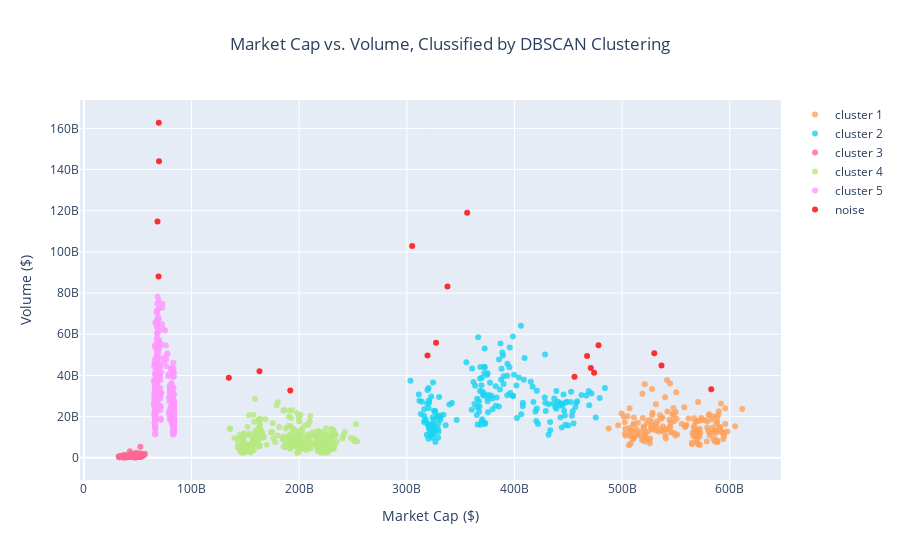

Write notebook code for a chart like this one.
### Code cell
# Plot Scatter Plot of Market Cap vs. Volume, Clussified by DBSCAN Clustering
fig = go.Figure()

clusters_colors = px.colors.qualitative.Plotly
for i, cluster in enumerate(crypto_data['cluster_dbscan'].unique()):
    if cluster == 'noise':
        cluster_color = 'red'
    else:
        cluster_color = clusters_colors[i + 4]
    fig.add_trace(
        go.Scatter(
            x=crypto_data[crypto_data['cluster_dbscan'] == cluster]['market_cap'], 
            y=crypto_data[crypto_data['cluster_dbscan'] == cluster]['volume'],
            mode='markers', 
            name=cluster,
            marker=dict(opacity=0.8, color=cluster_color)))

fig.update_layout(
    title='Market Cap vs. Volume, Clussified by DBSCAN Clustering',
    title_x=0.5,
    xaxis_title='Market Cap ($)',
    yaxis_title='Volume ($)',    
)

### Figure 1 — Plotly figure (JSON) as saved in the notebook; plotly's stock layout.template omitted (floating-point values rounded to 4 significant figures; data arrays with more than 128 entries replaced by an {"elided": "..."} marker saying what was removed)
{"data": [{"marker": {"color": "#FFA15A", "opacity": 0.8}, "mode": "markers", "name": "cluster 1", "type": "scatter", "x": {"elided": "166 float values"}, "y": {"elided": "166 float values"}}, {"marker": {"color": "#19D3F3", "opacity": 0.8}, "mode": "markers", "name": "cluster 2", "type": "scatter", "x": {"elided": "185 float values"}, "y": {"elided": "185 float values"}}, {"marker": {"color": "#FF6692", "opacity": 0.8}, "mode": "markers", "name": "cluster 3", "type": "scatter", "x": {"elided": "364 float values"}, "y": {"elided": "364 float values"}}, {"marker": {"color": "#B6E880", "opacity": 0.8}, "mode": "markers", "name": "cluster 4", "type": "scatter", "x": {"elided": "361 float values"}, "y": {"elided": "361 float values"}}, {"marker": {"color": "#FF97FF", "opacity": 0.8}, "mode": "markers", "name": "cluster 5", "type": "scatter", "x": {"elided": "360 float values"}, "y": {"elided": "360 float values"}}, {"marker": {"color": "red", "opacity": 0.8}, "mode": "markers", "name": "noise", "type": "scatter", "x": [474000000000.0, 356000000000.0, 327100000000.0, 69530000000.0, 305000000000.0, 69360000000.0, 68350000000.0, 319200000000.0, 191700000000.0, 529800000000.0, 455800000000.0, 134600000000.0, 69770000000.0, 470900000000.0, 582800000000.0, 337700000000.0, 478000000000.0, 467400000000.0, 163100000000.0, 536600000000.0], "y": [41360000000.0, 119000000000.0, 55870000000.0, 162700000000.0, 102900000000.0, 88080000000.0, 114800000000.0, 49630000000.0, 32710000000.0, 50730000000.0, 39320000000.0, 38860000000.0, 144000000000.0, 43660000000.0, 33350000000.0, 83200000000.0, 54620000000.0, 49470000000.0, 42050000000.0, 44770000000.0]}], "layout": {"title": {"text": "Market Cap vs. Volume, Clussified by DBSCAN Clustering", "x": 0.5}, "xaxis": {"title": {"text": "Market Cap ($)"}}, "yaxis": {"title": {"text": "Volume ($)"}}}}
